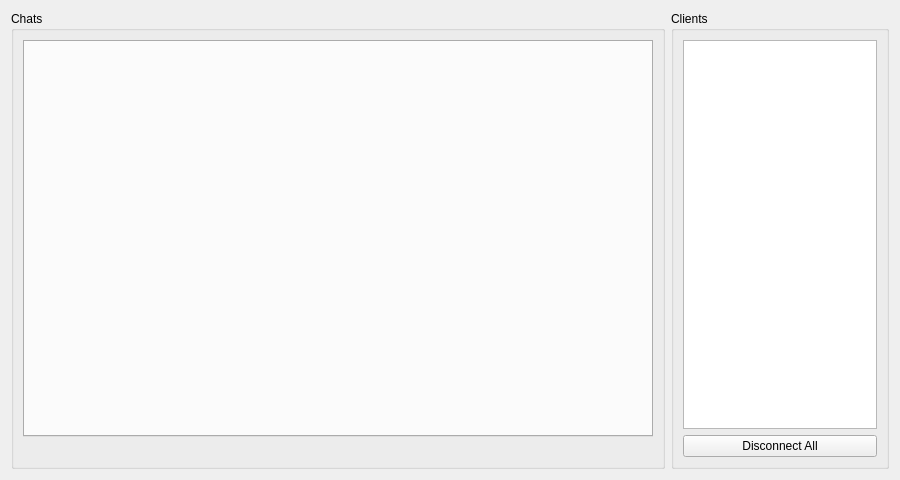
<?xml version="1.0" encoding="UTF-8"?>
<ui version="4.0">
 <class>DroneChatApp</class>
 <widget class="QDialog" name="DroneChatApp">
  <property name="geometry">
   <rect>
    <x>0</x>
    <y>0</y>
    <width>900</width>
    <height>480</height>
   </rect>
  </property>
  <property name="windowTitle">
   <string>Server</string>
  </property>
  <layout class="QHBoxLayout" name="horizontalLayout" stretch="3,1">
   <item>
    <widget class="QGroupBox" name="grpChats">
     <property name="title">
      <string>Chats</string>
     </property>
     <layout class="QVBoxLayout" name="verticalLayout" stretch="0,0">
      <item>
       <widget class="QTabWidget" name="tbChat"/>
      </item>
      <item>
       <widget class="QLabel" name="lblStatus">
        <property name="text">
         <string/>
        </property>
       </widget>
      </item>
     </layout>
    </widget>
   </item>
   <item>
    <widget class="QGroupBox" name="grpClients">
     <property name="title">
      <string>Clients</string>
     </property>
     <layout class="QVBoxLayout" name="verticalLayout_2" stretch="3,1">
      <item>
       <widget class="QListWidget" name="lstClients"/>
      </item>
      <item>
       <widget class="QPushButton" name="btnDisconnectAll">
        <property name="text">
         <string>Disconnect All</string>
        </property>
        <property name="autoDefault">
         <bool>false</bool>
        </property>
       </widget>
      </item>
     </layout>
    </widget>
   </item>
  </layout>
 </widget>
 <resources/>
 <connections/>
</ui>
